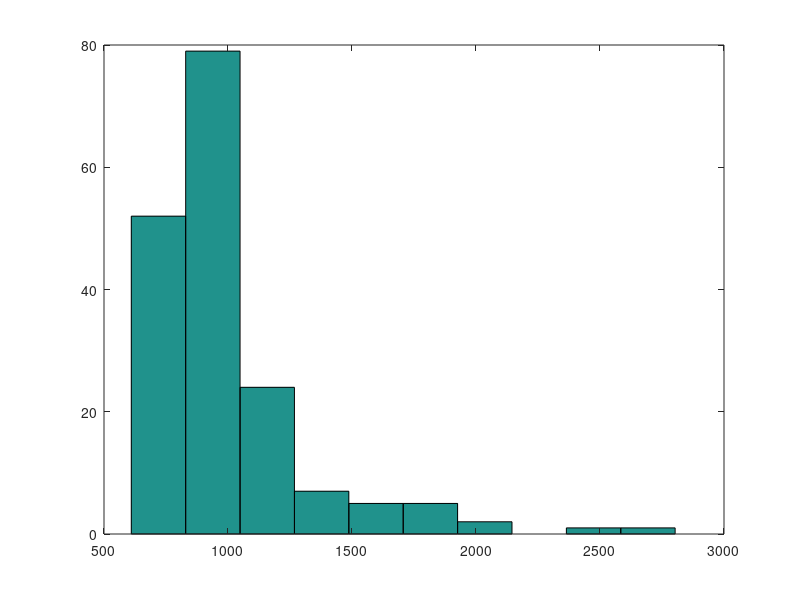

Here is the MATLAB script that generated this plot: (Note: this script raises an error after producing the figure.)
load('Myrmecia_data.mat')

fps=30;
calib_0 = 1550; % Get it in ball rotation
calib_1 = 1105;
ball_diameter = 4.87; %in cm

%% get nb_frame per data

for i=1:length(data)
    nb_frame(i)=size(data{i},1);
end
hist(nb_frame)
f=find(nb_frame==min(nb_frame));
nb_frame(f)
filename{f}

%%
% the frame_window does not include the time before p
frame_window = frame_before_p + 360; % 450 =15 sec. (we made sure the last 15s were without cleaning)

turn_dyn ={};
speed_dyn ={};



for i=1:length(data)
    cur_data=data{i};
    
    X0=cur_data(1 : frame_window,1)/calib_0; % get the last Xsec (we made sure the last 15s were without cleaning)
    X1=cur_data(1:frame_window ,3)/calib_1;    
    Xs= (X0 + X1) / 2; % Make average of X0 and X1 (they should get same signal)
    
    Y0=cur_data(1 : frame_window,2) /calib_0;
    Y1=cur_data(1 : frame_window,4) /calib_1;
    
    % Path
    cum_angle{i} = pi2pi(cumsum(Xs) * 2* pi); % in radian (per frame)
    
    % Turns 

    Xs_radsec= Xs * 2*pi * fps;  % Put them in rad/sec
    turn_dyn{i} = Xs_radsec;
    
    speed = sqrt(Y0.^2 + Y1.^2) * (ball_diameter*pi) * fps; % put in cm/sec
    speed_dyn{i} = speed;

end


%% Plot Turn dynamic 
% figure()

x_axis = ((1:length(turn_dyn{1}))/fps) - 1/fps - frame_before_p/fps; % so that zero is when the ring is lifted 


cur_cond=strcmp(cond,'U'); %'U'for Unfamiliar or 'R' for familiar Route
rot_list = unique(abs(rot)); % abs, to pool +45 -45 / +90 -90 / +135 -135

     k=0;   
     for r = rot_list'; k=k+1; % go through all rotation
         
        dth=[];
        dr=[];
         j=0; 
         for a=unique(ant(cur_cond))'; j=j+1; % go through all individual
             f=find(cur_cond & ant == a & rot == r); %get the index
                dth(j,:) = turn_dyn{f}' *180/pi; % in deg/sec
                dr(j,:) = speed_dyn{f}' / fps; % so as to be back in cm/frame
              
              % now check for the opposite (-45 -90 and -135)
              if r>0 & r<3.14
              j=j+1;
              f=find(cur_cond & ant == a & rot == -r); %get the index
                dth(j,:) = - turn_dyn{f}' *180/pi; % in deg/sec
                dr(j,:) = speed_dyn{f}' / fps; % so as to be back in cm/frame
              end
              
         end
        
        subplot(2,5,k); 
        plot(x_axis, dth'); hold on
        plot(x_axis, fastsmooth(median(dth),3,3,1),'k','linewidth',2); hold on
        
        plot([min(x_axis) max(x_axis)], [0 0], 'k'); %mark the zero
        plot([0 0] , [min(min(dth)) max(max(dth))],'k'); % mark t0, when the ring is lifted
        ylim([-500 +500])
        title([num2str(r*180/pi) 'deg']);
        ylabel('tur nvel (deg/s)');
        xlabel('time (s)');
        
        subplot(2,5,k+5); %k+5 to make U second row
        a=dth(:,frame_before_p:end); % get read of frame before p
        bins=-600:6:600;
        hist(reshape(a,[size(a,1)*size(a,2), 1]),bins);
        text(-600,20,['mean=' num2str(mean(a(a<0)))]);
        text(0,40, ['mean=' num2str(mean(a(a>0)))]);
        text(-600,60, ['mean abs=' num2str(mean(mean((abs(a)))))]);
% To see each individuals clearly        
%          figure (100+k)
%          for i=1:size(dth,1)
%             subplot(4,4,i);
%             plot(dth(i,:)); hold on
%             plot(mean(dth),'k','linewidth',2)
%          end
        

     end
     
     
     
     %% Plot Turn dynamic neat example
 figure()

x_axis = ((1:length(turn_dyn{1}))/fps) - 1/fps - frame_before_p/fps; % so that zero is when the ring is lifted 
cur_cond=strcmp(cond,'R'); %'U' or 'R'
r = -45*pi/180
         
        dth=[];
        dr=[];
         j=0; 
         for a=unique(ant(cur_cond))'; j=j+1; % go through all individual
             f=find(cur_cond & ant == a & rot == r); %get the index
                dth(j,:) = turn_dyn{f}' *180/pi; % in deg/sec
                dr(j,:) = speed_dyn{f}' / fps; % so as to be back in cm/frame
          
         end
        
        plot(x_axis, dth'); hold on
        plot(x_axis, fastsmooth(median(dth),3,3,1),'k','linewidth',2); hold on
        
        plot([min(x_axis) max(x_axis)], [0 0], 'k'); %mark the zero
        plot([0 0] , [min(min(dth)) max(max(dth))],'k'); % mark t0, when the ring is lifted
        ylim([-500 +500])
        title([num2str(r*180/pi) 'deg']);
        ylabel('tur nvel (deg/s)');
        xlabel('time (s)');

    
     
       
         
%% --------------------------------------------------------ANALYSIS OF AVERAGES

%              first_frames_or_not=1
%   frame_window = 360 + frame_before_p; % 450 =15 sec. (we made sure the last 15s were without cleaning)
    
first_frames_or_not=0; % analyse the last frames because they warrant no much pauses
frame_window = 360; % 450 =15 sec. (we made sure the last 15s were without cleaning)

         
for i=1:length(data)
    cur_data=data{i};
    
    % Take last X frames or first X frames
    if first_frames_or_not == 1
        X0=cur_data(frame_before_p:frame_window,1)/calib_0; % get the last Xsec (we made sure the last 15s were without cleaning)
        X1=cur_data(frame_before_p:frame_window,3)/calib_1;    
    else
        X0=cur_data(end-frame_window+1 : end,1)/calib_0; % get the last Xsec (we made sure the last 15s were without cleaning)
        X1=cur_data(end-frame_window+1 : end,3)/calib_1;  
    end
    
    Xs= (X0 + X1) / 2; % Make average of X0 and X1 (they should get same signal)
    
    Y0=cur_data(end-frame_window+1 : end,2) /calib_0;
    Y1=cur_data(end-frame_window+1 : end,4) /calib_1;
    
    % Path
    cum_angle{i} = pi2pi(cumsum(Xs) * 2* pi); % in radian (per frame)
    
    % Turns 

    Xs_radsec= Xs * 2*pi * fps;  % Put them in rad/sec
    
    turn_l(i)= sum(Xs_radsec(Xs_radsec>0));
    turn_r(i)= sum(Xs_radsec(Xs_radsec<0));
    turn_ratio(i) = ( abs(turn_l(i)) - abs(turn_r(i)) ) / ( abs(turn_l(i)) + abs(turn_r(i)) ); % time spent turning L/R: between +1 and -1 
    turn_av(i)= mean(Xs_radsec);
    turn_dyn{i} = Xs_radsec;
    
   
    time_l(i)= sum(Xs>0) / fps; %time spent turning l or r , in sec
    time_r(i)= sum(Xs<0) / fps;
    time_ratio(i) = (time_l(i)- time_r(i))/ (time_l(i)+time_r(i)); % time spent turning L/R: between +1 and -1 

    turn_vel_l(i)= mean(Xs_radsec(Xs>0)); %how much it turn when turning in that direction
    turn_vel_r(i)= mean(Xs_radsec(Xs<0));
    
    %turn vel for prefered side and unprefered side
    if time_l(i) >= time_r(i)
        turn_vel_prefered(i) = abs(turn_vel_l(i));
        turn_vel_unprefered(i) = abs(turn_vel_r(i));
%         turn_prefered(i) = abs(turn_l(i));
%         turn_unprefered(i) = abs(turn_r(i));
%         time_prefered(i) = time_l(i);
%         time_unprefered(i) = time_r(i);
    else
        turn_vel_prefered(i) = abs(turn_vel_r(i));
        turn_vel_unprefered(i) = abs(turn_vel_l(i));
%         turn_prefered(i) = abs(turn_r(i));
%         turn_unprefered(i) = abs(turn_l(i));
%         time_prefered(i) = time_r(i);
%         time_unprefered(i) = time_l(i);
    end
    
    % Speed: fixed ant, inversion of sign means backward

    
%         % Assume no backward (so at least put them at 0)
%         if mean(Y0)>0 
%             Y0(Y0<0)=0;
%         else Y0(Y0>0)=0;
%         end
% 
%         if mean(Y1)>0 
%             Y1(Y1<0)=0;
%         else Y1(Y1>0)=0;
%         end
%          
% %     plot(Y0);hold on; plot(Y1,'r');    
%  
    speed = sqrt(Y0.^2 + Y1.^2) * (ball_diameter*pi) * fps; % put in cm/sec
    speed_av(i) = mean(speed);
    speed_dyn{i} = speed;

end

%% 

%-------------------
figure()
var=abs(time_ratio);

cur_cond=strcmp(cond,'R'); %'U' or 'R'
colour = 'r';
[t_time_ratio, rotlist] = rotation_plotter (rot,ant,cur_cond,var,colour,'time bias')

cur_cond=strcmp(cond,'U'); %'U' or 'R'
colour = 'b';
[t_time_ratio_U, rotlist] = rotation_plotter (rot,ant,cur_cond,var,colour,'time bias');

title('Time bias: Route vs Unfam')  
xlim([-180 180])
xticks([-180:45:180])


%------------------- 
figure()
var=turn_ratio;

cur_cond=strcmp(cond,'R'); %'U' or 'R'
colour = 'r';
[t_turnratio, rotlist] = rotation_plotter (rot,ant,cur_cond,var,colour,'turn bias')

cur_cond=strcmp(cond,'U'); %'U' or 'R'
colour = 'b';
[t_turnratio_U, rotlist] = rotation_plotter (rot,ant,cur_cond,var,colour,'turn bias');


title('Turn bias: Route')  
xlim([-180 180])
xticks([-180:45:180])




N=size(t_turnratio,1)


%-------------------
figure()
var=turn_av * 180/pi; %to get in degree /sec (instead of rad/sec)

cur_cond=strcmp(cond,'R'); %'U' or 'R'
colour = 'r';
rotation_plotter (rot,ant,cur_cond,var,colour,'turn deg/sec');

cur_cond=strcmp(cond,'U'); %'U' or 'R'
colour = 'b';
rotation_plotter (rot,ant,cur_cond,var,colour,'turn deg/sec');

title('Turn average: Route vs Unfam')  
xlim([-180 180])
xticks([-180:45:180])

%% Stats for time ratio


% do for all direction independantlyp=[];
P=[];
k=0;
for r= rotlist 
 k=k+1;
[P(k,1),H,STATS] = signrank(t_time_ratio(:,rotlist==r),  t_time_ratio_U(:,rotlist==r)   ,'method','exact','tail','right');
% [H,P(k,1),ci,STATS] = ttest(t_time_ratio(:,rotlist==r),  t_time_ratio_U(:,rotlist==r), 'tail','right');
% t(k,1)=STATS.tstat;
end
[rotlist',P]%,t]


%stats for turn ratio
P=[];
 [P(1,1),H,STATS] = signrank(t_turnratio(:,rotlist==+45),  t_turnratio(:,rotlist==-45)   ,'method','exact','tail','left')
 [P(2,1),H,STATS] = signrank(t_turnratio(:,rotlist==+90),  t_turnratio(:,rotlist==-90)   ,'method','exact','tail','left')
 [P(3,1),H,STATS] = signrank(t_turnratio(:,rotlist==+135),  t_turnratio(:,rotlist==-135)   ,'method','exact','tail','left')

 [P(1,1),H,STATS] = signrank(t_turnratio_U(:,rotlist==+45),  t_turnratio_U(:,rotlist==-45)   ,'method','exact','tail','left')
 [P(2,1),H,STATS] = signrank(t_turnratio_U(:,rotlist==+90),  t_turnratio_U(:,rotlist==-90)   ,'method','exact','tail','left')
 [P(3,1),H,STATS] = signrank(t_turnratio_U(:,rotlist==+135),  t_turnratio_U(:,rotlist==-135)   ,'method','exact','tail','left')

P=[];
 [H,P(1,1),STATS] = ttest(t_turnratio(:,rotlist==+45),  t_turnratio(:,rotlist==-45)  ,'tail','left')
 [H,P(2,1),STATS] = ttest(t_turnratio(:,rotlist==+90),  t_turnratio(:,rotlist==-90)  ,'tail','left')
 [H,P(3,1),STATS] = ttest(t_turnratio(:,rotlist==+135),  t_turnratio(:,rotlist==-135)   ,'tail','left')

 [H,P(1,1),STATS] = ttest(t_turnratio_U(:,rotlist==+45),  t_turnratio_U(:,rotlist==-45)  ,'tail','left')
 [H,P(2,1),STATS] = ttest(t_turnratio_U(:,rotlist==+90),  t_turnratio_U(:,rotlist==-90)   ,'tail','left')
 [H,P(3,1),STATS] = ttest(t_turnratio_U(:,rotlist==+135),  t_turnratio_U(:,rotlist==-135)  ,'tail','left')


%% Analysis turn velocity -------------------------------------
figure()

var=speed_av; % time spent turning L/R: between +1 and -1 

cur_cond=strcmp(cond,'R'); %'U' or 'R'
colour = 'r';
rotation_plotter (rot,ant,cur_cond,var,colour,'speed fwd');

cur_cond=[strcmp(cond,'U') & seq_nb<=8]; %'U' or 'R'
colour = 'b';
rotation_plotter (rot,ant,cur_cond,var,colour,'speed fwd');


title('speed fwd: Route vs Unfam')  
xlim([-180 180])
xticks([-180:45:180])


%% ---------------- turn vel prefered vs unprefered side
%---------------- turn vel prefered vs unprefered side
figure()


subplot(2,2,1);
cur_cond=strcmp(cond,'R'); %'U' or 'R'

colour = 'r';
var=turn_vel_prefered * 180/pi; % time spent turning L/R: between +1 and -1 
rotation_plotter (rot,ant,cur_cond,var,colour,'turn vel');
 
colour = 'y';
var=turn_vel_unprefered * 180/pi; % time spent turning L/R: between +1 and -1 
rotation_plotter (rot,ant,cur_cond,var,colour,'turn vel');

title('Route: turn vel pref vs. unprefered side (deg/sec)')
xlim([-180 180])
xticks([-180:45:180])
ylim([0 350])
 
   
subplot(2,2,2);
cur_cond=strcmp(cond,'U'); %'U' or 'R'

colour = 'b';
var=turn_vel_prefered * 180/pi; % time spent turning L/R: between +1 and -1 
rotation_plotter (rot,ant,cur_cond,var,colour,'turn vel');
 
colour = 'c';
var=turn_vel_unprefered * 180/pi; % time spent turning L/R: between +1 and -1 
rotation_plotter (rot,ant,cur_cond,var,colour,'turn vel');
     
title('Unfam: turn vel pref vs. unprefered side (deg/sec)')  
xlim([-180 180])
xticks([-180:45:180])
ylim([0 350])



subplot(2,2,3);
var=(turn_vel_prefered * 180/pi) - (turn_vel_unprefered * 180/pi); % time spent turning L/R: between +1 and -1 

cur_cond=strcmp(cond,'R'); %'U' or 'R'
colour = 'r';
rotation_plotter (rot,ant,cur_cond,var,colour,'turn vel diff');

cur_cond=strcmp(cond,'U'); %'U' or 'R'
colour = 'b';
rotation_plotter (rot,ant,cur_cond,var,colour,'turn vel diff');

title('turn vel pref-unpref: Route vs Unfam')  
xlim([-180 180])
xticks([-180:45:180]) 


subplot(2,2,4);
var=(turn_vel_prefered * 180/pi); % time spent turning L/R: between +1 and -1 

cur_cond=strcmp(cond,'R'); %'U' or 'R'
colour = 'r';
rotation_plotter (rot,ant,cur_cond,var,colour,'turn vel diff');

cur_cond=strcmp(cond,'U'); %'U' or 'R'
colour = 'b';
rotation_plotter (rot,ant,cur_cond,var,colour,'turn vel diff');

title('turn vel pref: Route vs Unfam')  
xlim([-180 180])
xticks([-180:45:180]) 
